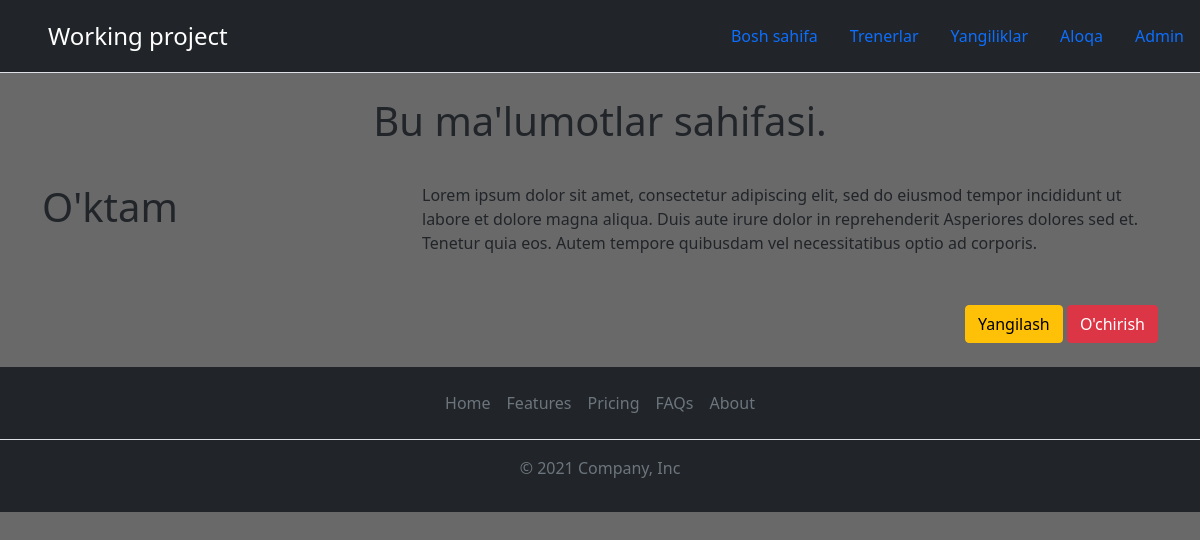
Page /leads/8/ on the committed database.
### leads/models.py (models this page shows, shortened)
class Lead(models.Model):
    familiyasi = models.CharField(max_length=20)
    ismi = models.CharField(max_length=20)
    yoshi = models.IntegerField(default=0)
    full = models.TextField()
    agent = models.ForeignKey("Agent", on_delete=models.CASCADE)

### leads/views.py (the view)
def leads_detail(request, pk):
    lead = get_object_or_404(models.Lead, id=pk)
    context = {
        "lead": lead
    }
    return render(request, "details.html", context)

### template/details.html (shortened to what this page needs)
{% extends "layout.html" %}
{% block content %}
<div class="container">
  <h1 class="text-center" style="padding-bottom: 30px;">Bu ma'lumotlar sahifasi. </h1>
  <div class="row">
    <div class="col-4">
     <h1> {{lead.failiyasi}} {{lead.ismi}}</h1>
    </div>
    <div class="col-8">
      {{lead.full}}
      <div style="float: right; padding-top: 50px;">
        <a href="/{{ lead.pk }}/update" class="btn btn-warning">Yangilash</a>
        <a href="/{{ lead.pk }}/delete" class="btn btn-danger">O'chirish</a>
      </div>
    </div>
  </div>
</div>
{% endblock content %}

### static/css/style.css (style rules this page uses)
body { background-color:dimgray; }

### rows in the picture
Lead: ismi "O'ktam", full "Lorem ipsum dolor sit amet, consectetur adipiscing elit, sed do eiusmod tempor incididunt ut labore et dolore magna aliqua. Duis aute irure dolor in reprehenderit Asperiores dolores sed et. Tenetur quia eos. Autem tempore quibusdam vel necessitatibus optio ad corporis."
